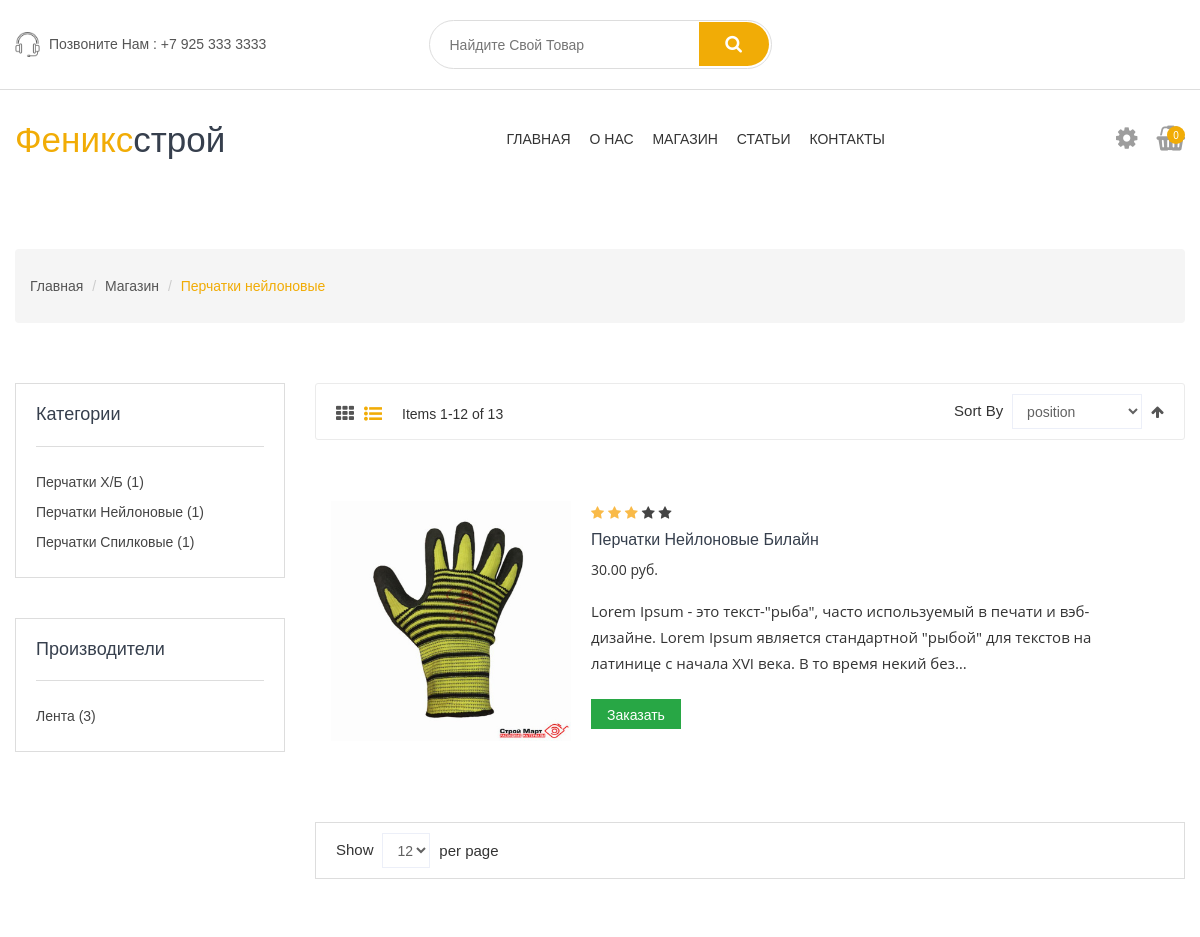
Page /shop/category/perchatki-nejlonovye/ (upper part) on the earlier database version.
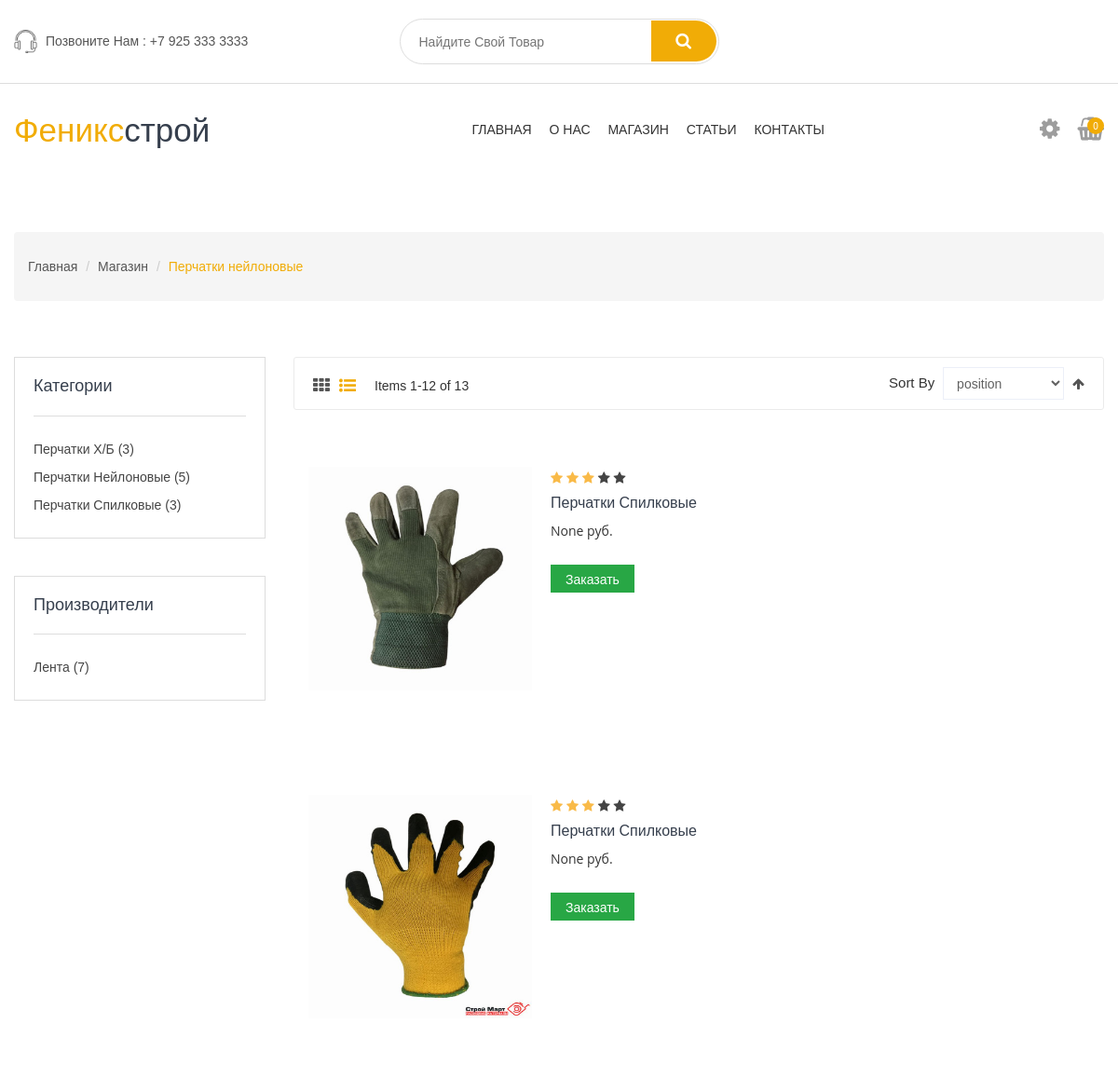
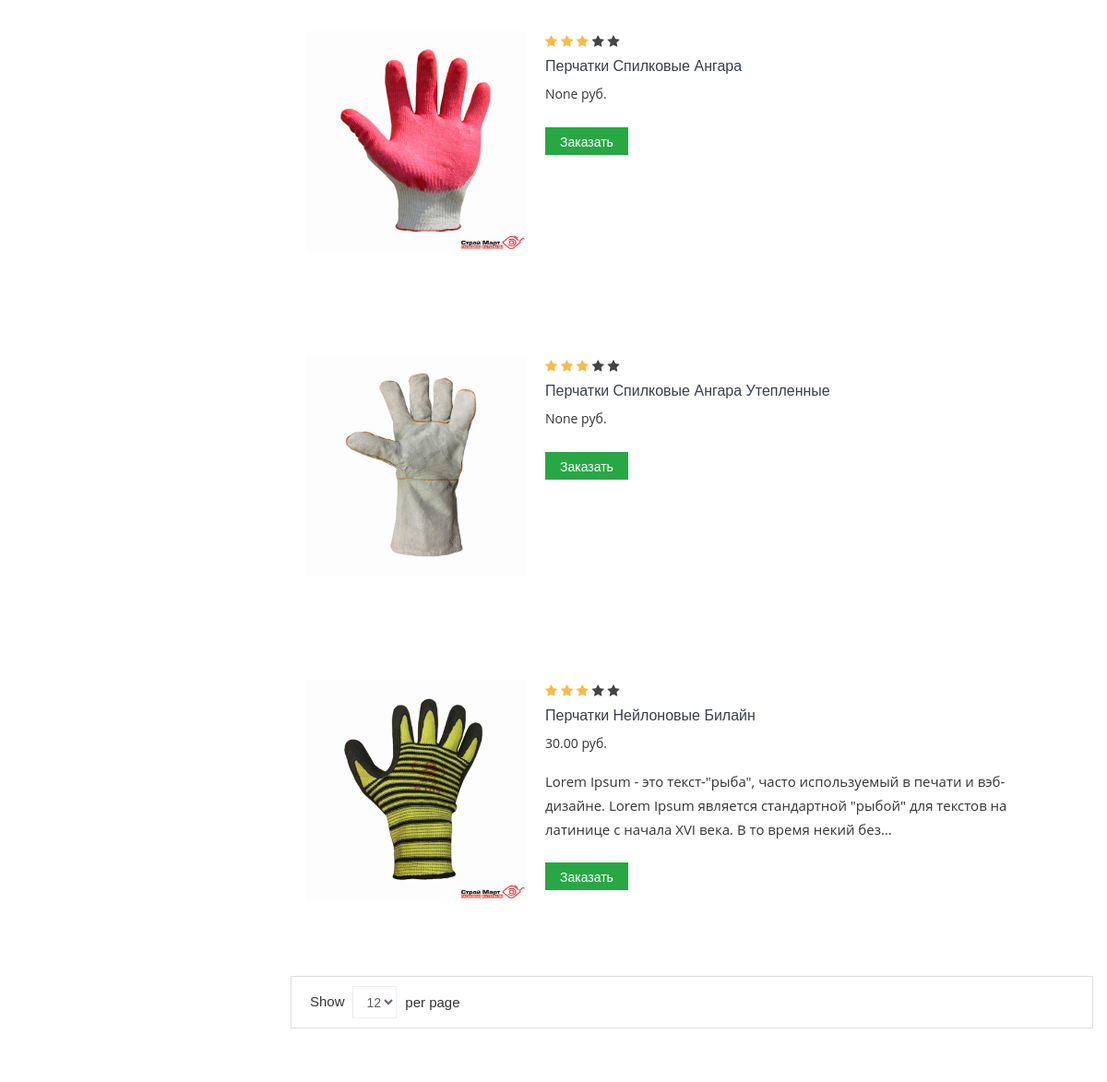
Same page on the later database version (2 pictures, top to bottom).
### shop/models.py (models this page shows, shortened)
class Category(models.Model):
    name = models.CharField(max_length=70, verbose_name='Название категории')
    slug = models.SlugField(verbose_name='Псевдоним', unique=True)
    published = models.BooleanField(verbose_name='Опубликовано')
    image = models.ImageField(
        verbose_name='Изображение товара',
        upload_to='categories/',
        null=True,
        blank=True)
    class Meta:
        verbose_name_plural = 'Категории'
        verbose_name = 'Категория'
        ordering = ('name',)
    def get_absolute_url(self):
        return reverse('category_detail', kwargs={'category_slug': self.slug})

class Manufacturer(models.Model):
    name = models.CharField(max_length=70, verbose_name='Производитель')
    slug = models.SlugField(verbose_name='Псевдоним', unique=True)
    class Meta:
        verbose_name_plural = 'Производители'
        verbose_name = 'Производитель'
        ordering = ('name',)
    def get_absolute_url(self):
        return reverse('manufacture_detail', kwargs={'manufacture_slug': self.slug})

class Product(models.Model):
    MIN_RESOLUTION = (400, 400)
    name = models.CharField(max_length=255, verbose_name='Название товара')
    slug = models.SlugField(unique=True, verbose_name='Псевдоним')
    article_number = models.CharField(
        max_length=20, verbose_name='Артикул', null=True, blank=True)
    manufacturer = models.ForeignKey(
        Manufacturer,
        on_delete=models.SET_NULL,
        verbose_name='Производитель',
        null=True,
        blank=True,
        related_name='manufacturer_products')
    desctriptions = models.TextField(
        verbose_name='Описание товара', null=True, blank=True)
    category = models.ForeignKey(
        Category,
        on_delete=models.SET_NULL,
        verbose_name='Категория товара',
        related_name='category_products',
        null=True)
    price = models.DecimalField(
        max_digits=9,
        decimal_places=2,
        verbose_name='Цена товара, руб.',
        null=True,
        blank=True)
    image = models.ImageField(
        verbose_name='Изображение товара',
        upload_to='products/',
        null=True,
        blank=True)
    rating = models.IntegerField(
        'Рейтинг', null=True, blank=True, default=0)
    published = models.BooleanField(verbose_name='Опубликовано')
    class Meta:
        verbose_name_plural = 'Товары'
        verbose_name = 'Товар'
        ordering = ('price', 'name')
        abstract = True

class Gloves(Product):
    features = models.CharField(
        max_length=255, verbose_name='свойства товара', null=True, blank=True)
    material = models.CharField(
        max_length=70, verbose_name='материал основы', null=True, blank=True)
    coating_material = models.CharField(
        max_length=70, verbose_name='материал покрытия', null=True, blank=True)
    type_coating = models.CharField(
        max_length=70, verbose_name='тип покрытия', null=True, blank=True)
    color = models.CharField(
        max_length=150, verbose_name='цвет', null=True, blank=True)
    size = models.CharField(
        max_length=150, verbose_name='размер', null=True, blank=True)
    quantity_pack = models.CharField(
        max_length=10,
        verbose_name='количество в упаковке',
        null=True,
        blank=True)
    minimum_packaging = models.CharField(
        max_length=10,
        verbose_name='минимальная упаковка',
        null=True,
        blank=True)
    pair_weight = models.CharField(
        max_length=10, verbose_name='вес пары', null=True, blank=True)
    def get_absolute_url(self):
        return get_product_url(self, 'product_detail')

### shop/views.py (the view)
class CategoryDetailView(CategoryDetailMixin, DetailView):
    model = Category
    queryset = Category.objects.all()
    context_object_name = 'category'
    template_name = 'category_detail.html'
    slug_url_kwarg = 'category_slug'
    def get_context_data(self, **kwargs):
        context = super(CategoryDetailView, self).get_context_data(**kwargs)
        category = get_object_or_404(
            Category, slug=self.kwargs.get('category_slug')
            )
        context['products'] = category.category_products.all()
        context['manufacturer'] = Manufacturer.objects.all()
        return context

### shop/templates/category_detail.html (shortened to what this page needs)
{% extends 'base.html' %}
{% load static %}
{% block content %}
{% load thumbnail %}
    <div class="breadcrumb-area ptb-60 ptb-sm-30">
      <div class="container">
        <div class="breadcrumb">
          <ul>
            <li><a href='{% url "base" %}'>Главная</a></li>
            <li><a href='{% url "shop" %}'>Магазин</a></li>
            <li class="active"><a href='{{ category.get_absolute_url }}'>{{ category.name }}</a></li>
          </ul>
        </div>
      </div>
    </div>
        <div class="main-shop-page pb-60">
            <div class="container">
                <div class="row">
                    <div class="col-lg-3  order-2">
                        <div class="sidebar white-bg">
                          <div class="single-sidebar">
                            <div class="group-title">
                              <h2>категории</h2>
                            </div>
                            {% for category in categories %}
                            <ul>
                              <li><a href='{{ category.get_absolute_url }}'>{{ category.name }} ({{ category.category_products.count }})</a></li>
                            </ul>
                            {% endfor %}
                          </div>
                          <div class="single-sidebar">
                            <div class="group-title">
                              <h2>производители</h2>
                            </div>
                            <ul class="manufactures-list">
                            {% for manufacture in manufacturer %}
                              <li><a href='{{ manufacture.get_absolute_url }}'>{{ manufacture.name }} ({{ manufacture.manufacturer_products.count }})</a></li>
                            {% endfor %}
                            </ul>
                          </div>
                        </div>
                      </div>
                    <div class="col-lg-9 order-lg-2">
                        <div class="grid-list-top border-default universal-padding fix mb-30">
                            <div class="grid-list-view f-left">
                                <ul class="list-inline nav">
                                    <li><a data-toggle="tab" href="#grid-view"><i class="fa fa-th"></i></a></li>
                                    <li><a  class="active" data-toggle="tab" href="#list-view"><i class="fa fa-list-ul"></i></a></li>
                                    <li><span class="grid-item-list"> Items 1-12 of 13</span></li>
                                </ul>
                            </div>
                            <div class="main-toolbar-sorter f-right">
                                <div class="toolbar-sorter">
                                    <label>sort by</label>
                                    <select class="sorter" name="sorter">
                                        <option value="Position" selected="selected">position</option>
                                    </select>
                                    <span><a href="#"><i class="fa fa-arrow-up"></i></a></span>
                                </div>
                            </div>
                        </div>
                        <div class="main-categorie">
                            <div class="tab-content fix">
                                <div id="list-view" class="tab-pane active">
                                {% for product in products %}
                                  <div class="single-product">
                                    <div class="pro-img">
                                      <a href="{{ product.get_absolute_url }}">
                                        <img class="primary-img" src="{{ product.image.url }}" alt="single-product">
                                      </a>
                                    </div>
                                    <div class="pro-content">
                                      <div class="product-rating">
                                        <i class="fa fa-star"></i>
                                        <i class="fa fa-star"></i>
                                        <i class="fa fa-star"></i>
                                        <i class="fa fa-star"></i>
                                        <i class="fa fa-star"></i>
                                      </div>
                                      <h4><a href="{{ product.get_absolute_url }}">{{ product.name }}</a></h4>
                                      <p><span class="price">{{ product.price }} руб.</del></p>
                                      <p>{{ product.desctriptions|linebreaksbr|truncatechars:200 }}</p>
                                      <div class="pro-actions">
                                        <div class="actions-secondary">
                                          <form action='{% url "cart:cart_add" product.id %}' method='post'>
                                          <button type="submit" class="btn btn-success btn-lg" name="submit" value="addtocard">Заказать</button>
                                          </form>
                                        </div>
                                      </div>
                                    </div>
                                  </div>
                                {% endfor %}
                                </div>
                            </div>
                        </div>
                        <div class="pagination-box fix">
                            <div class="toolbar-sorter-footer">
                                <label>show</label>
                                <select class="sorter" name="sorter">
                                    <option value="Position" selected="selected">12</option>
                                </select>
                                <span>per page</span>
                            </div>
                        </div>
                    </div>
                </div>
            </div>
        </div>
{% endblock content %}

### templates/base.html (shortened to what this page needs)
<!doctype html>
<html class="no-js" lang="ru">
{% load static %}
<head>
  <link rel="stylesheet" href="{% static 'css/meanmenu.min.css' %}">
  <link rel="stylesheet" href="{% static 'css/animate.css' %}">
  <link rel="stylesheet" href="{% static 'css/nivo-slider.css' %}">
  <link rel="stylesheet" href="{% static 'css/owl.carousel.min.css' %}">
   <link rel="stylesheet" href="{% static 'css/slick.css' %}">
  <link rel="stylesheet" href="{% static 'css/jquery-ui.min.css' %}">
  <link rel="stylesheet" href="{% static 'css/font-awesome.min.css' %}">
  <link rel="stylesheet" href="{% static 'css/jquery.fancybox.css' %}">
  <link rel="stylesheet" href="{% static 'css/bootstrap.min.css' %}">
  <link rel="stylesheet" href="{% static 'css/default.css' %}">
  <link rel="stylesheet" href="{% static 'style.css' %}">
  <link rel="stylesheet" href="{% static 'css/responsive.css' %}">
</head>
<body>
  <div class="box-wrapper homepage">
    <div class="box-layout">
    {% include 'includes/header.html' %}
    {% block content %}{% endblock content %}
    </div>
  </div>
</body>
</html>

### templates/includes/header.html (shortened to what this page needs)
{% load static %}
<header>
      <div class="header-top">
        <div class="container">
          <div class="row">
            <div class="col-lg-4 col-md-12 d-center">
              <div class="header-top-left">
                <img src="{% static 'img/icon/call.png' %}" alt="">Позвоните Нам : +7 925 333 3333
              </div>
            </div>
            <div class="col-lg-4 col-md-6 ml-auto mr-auto">
              <div class="search-box-view">
                <form action="#">
                  <input type="text" class="email" placeholder="Найдите Свой Товар" name="product">
                  <button type="submit" class="submit"></button>
                </form>
              </div>
            </div>
            <div class="col-lg-4 col-md-12">
            </div>
          </div>
        </div>
      </div>
      <div class="header-bottom header-sticky">
        <div class="container">
          <div class="row">
            <div class="col-xl-3 col-lg-2 col-sm-5 col-5">
              <div class="logo">
                <a href="{% url 'base' %}"><h1><span style='color:#f1ac06'>Феникс</span>строй</h1></a>
              </div>
            </div>
            <div class="col-xl-6 col-lg-7 d-none d-lg-block">
              <div class="middle-menu pull-right">
                <nav>
                  <ul class="middle-menu-list">
                    <li><a href='{% url "base" %}'>Главная</a>
                    </li>
                    <li><a href='{% url "about:about" %}'>О нас</a></li>
                    <li><a href='{% url "shop" %}'>Магазин</a>
                    </li>
                    <li><a href="blog.html">Статьи</a>
                    </li>
                    <li><a href='{% url "about:contact" %}'>Контакты</a></li>
                  </ul>
                </nav>
              </div>
            </div>
            <div class="col-lg-3 col-sm-7 col-7">
              <div class="cart-box text-right">
                <ul>
                  <li><a href="compare.html"><i class="fa fa-cog"></i></a>
                  </li>
                  <li><a href="{% url 'cart:cart_detail' %}"><span class="cart-counter">{{ cart.get_total_price }} руб.</span></a>
                  </li>
                </ul>
              </div>
            </div>
          </div>
        </div>
      </div>
    </header>

### templates/includes/footer.html (shortened to what this page needs)
{% load static %}

Differences in the rows shown:
computed for Category "Перчатки Нейлоновые": category_products.count "1" → "5"
computed for Category "Перчатки Х/Б": category_products.count "1" → "3"
computed for Category "Перчатки Спилковые": category_products.count "1" → "3"
computed for Manufacturer "Лента": manufacturer_products.count "3" → "7"
added Gloves: image (picture), name "Перчатки Спилковые", price "None"
added Gloves: image (picture), name "Перчатки Спилковые", price "None"
added Gloves: image (picture), name "Перчатки Спилковые Ангара", price "None"
added Gloves: image (picture), name "Перчатки Спилковые Ангара Утепленные", price "None"
